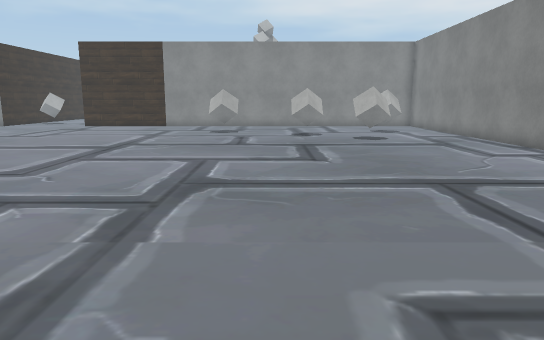
[1] (above)

16 first-person views from a walk through a scene from a Unity 3-D project. The camera is 1.5 m above the floor, tilts 10° down and sees 70° across. The floor is counted in squares, 1 m on a side. Each view is taken from the middle of a square. On the plan, view 1 faces up. The plan holds only what a view shows up to about 17 squares ahead; the rest is blank. The place goes on beyond the plan. The player character is not drawn. Some surface patterns are stand-ins.

[2]
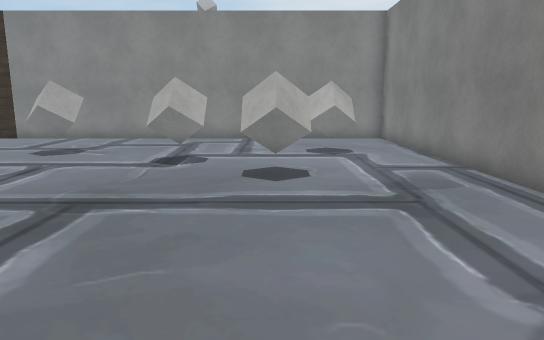

[3]
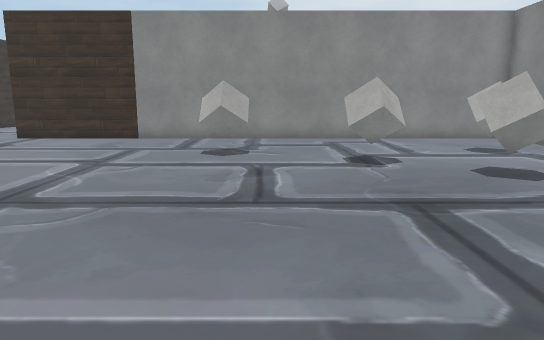

[4]
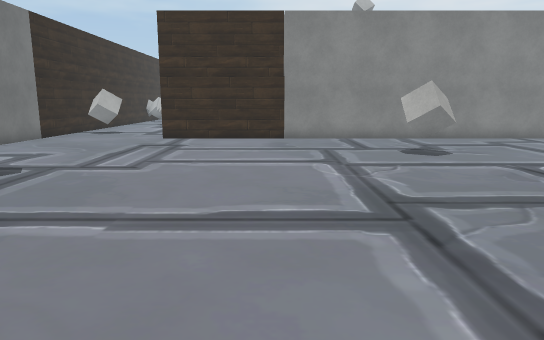

[5]
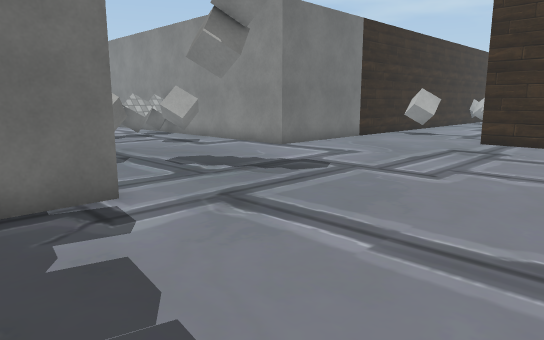

[6]
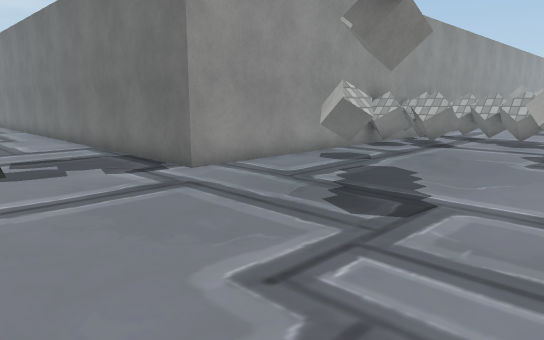

[7]
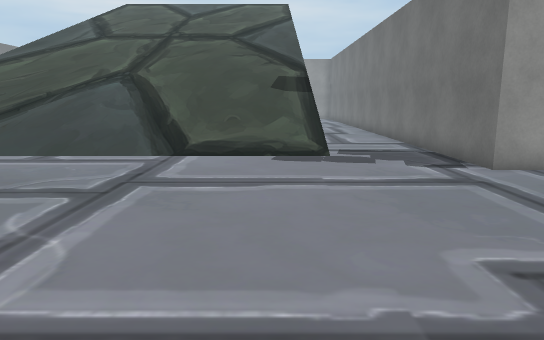

[8]
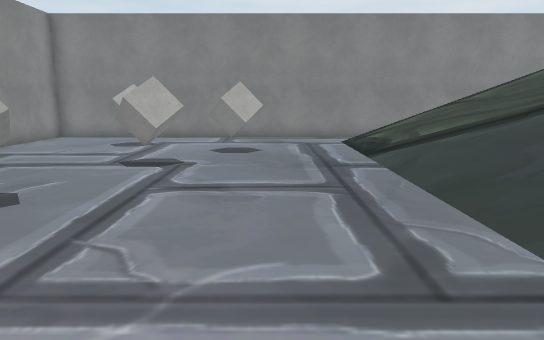

[9]
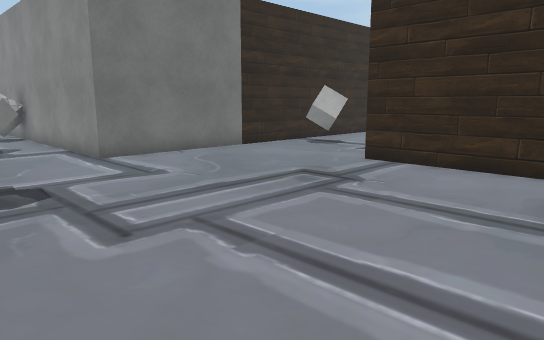

[10]
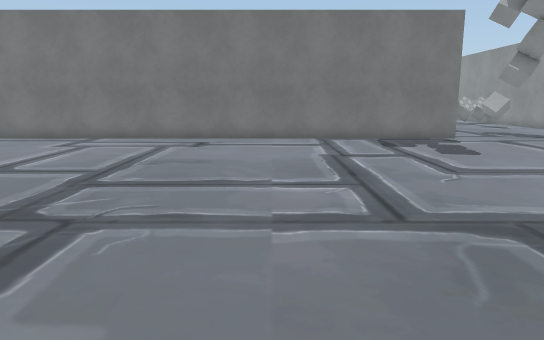

[11]
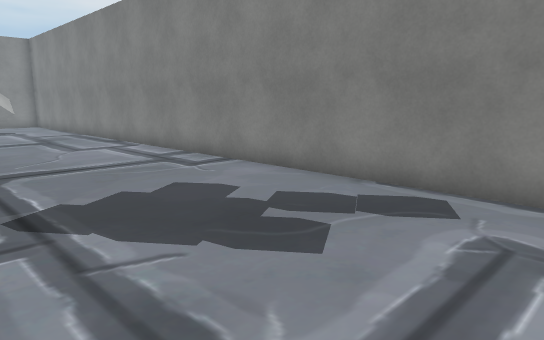

[12]
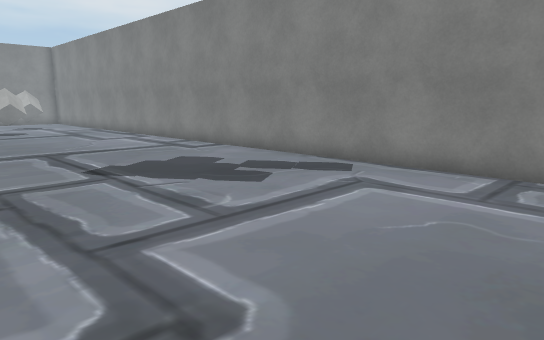

[13]
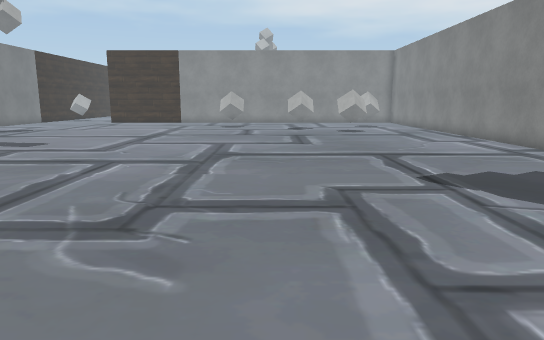

[14]
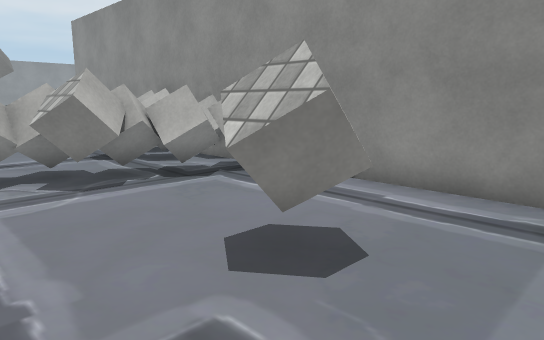

[15]
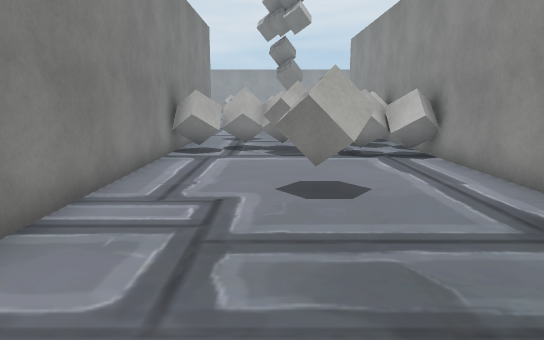

[16]
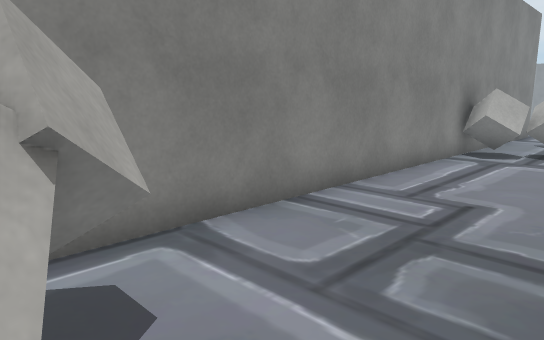

### Floor plan
Key: @ floor where view 1 was taken; # wall or solid block; . floor; ^ raised ledge; C cube; O other object.
Columns run from 36 left of view 1 to 9 right of it. Each row starts with its distance up from view 1.
 25                   OOO....  OOO
 24                    #.....OOOOO################
 23                    #.........................#
 22                    #.........................#
 21                    #......................C..#
 20                    #.............#C......#C..#
 19  ###################.............##...C...#..#
 18  C..........C...C....................CC......#
 17 CC.............CC.....................C......#
 16 . .....C...CC...........................C....#
 15 . ....CC...CC................................#
 14   .....C...C..CC.............................#
 13    ........CCCCC..CC.......^^^^^^^^^^^.......#
 12      ......C.CCCC..C.......^^^^^^^^^^^.......#
 11      ###################...^^^^^^^^^^^.......#
 10                        #.....................#
  9                        #.....................#
  8                        #.....................#
  7                        #.....................#
  6                        #.....................#
  5                        #.....................#
  4                        #.....................#
  3                        #.....................#
  2                        #.....................#
  1                        #.....................#
  0                        #............@........#
 -1                        #.....................#
 -2                        #........  ...........#
 -3                        #......       ........#
 -4                        #.....       . .......#
 -5                        #...         .

Where each view was taken, in squares from view 1:
view 1: 0 up, 0 right, facing up
view 2: 8 up, 4 right, facing up
view 3: 8 up, 1 left, facing up
view 4: 8 up, 7 left, facing up
view 5: 9 up, 7 left, facing up-left
view 6: 19 up, 8 left, facing down-left
view 7: 20 up, 8 left, facing down
view 8: 15 up, 8 left, facing right
view 9: 15 up, 6 left, facing up-left
view 10: 4 up, 3 right, facing left
view 11: 2 down, 2 right, facing up-right
view 12: 5 down, 0 right, facing up-right
view 13: 4 down, 0 right, facing up
view 14: 18 up, 32 left, facing down-right
view 15: 16 up, 36 left, facing right
view 16: 15 up, 36 left, facing up-right
